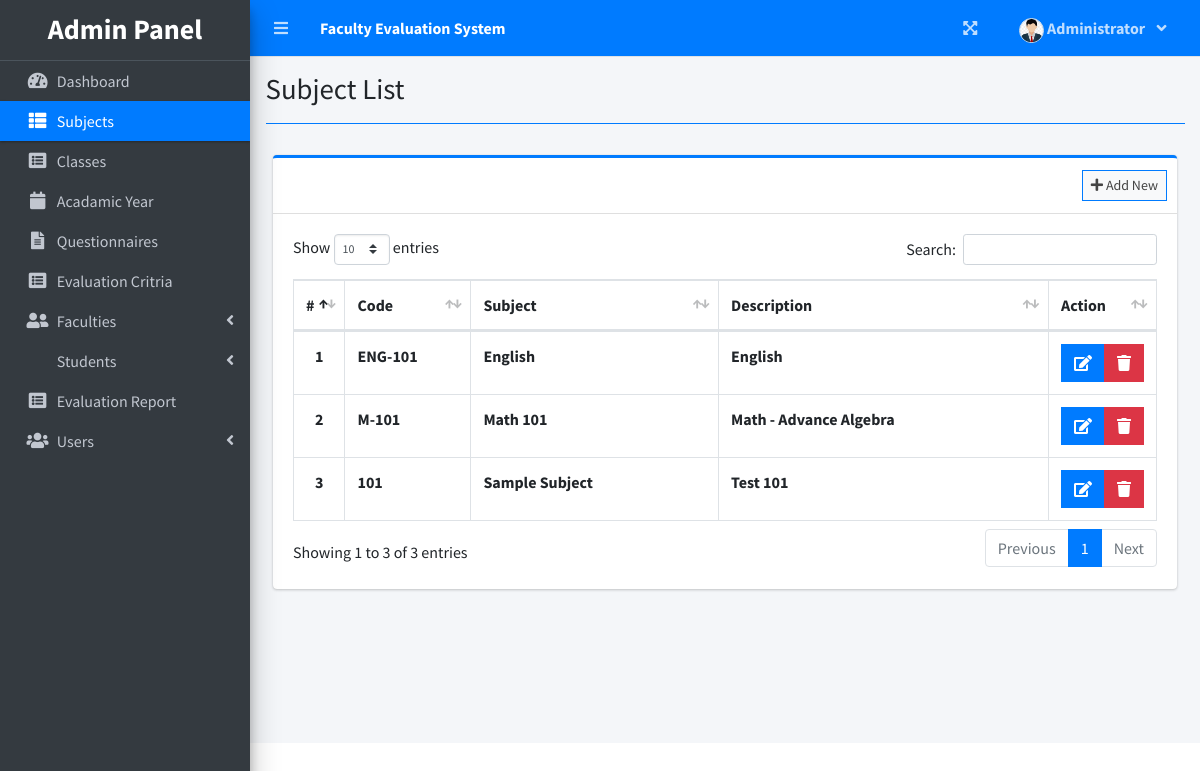
Screenshot of /index.php?page=subject_list (signed in) with the database file from the repository.
### tables this page shows
CREATE TABLE `subject_list` (
  `id` int(30) NOT NULL,
  `code` varchar(50) NOT NULL,
  `subject` text NOT NULL,
  `description` text NOT NULL
);

### admin/subject_list.php (the view, shortened to what this page needs)
<?php include'db_connect.php' ?>
<div class="col-lg-12">
	<div class="card card-outline card-primary">
		<div class="card-header">
			<div class="card-tools">
				<a class="btn btn-block btn-sm btn-default btn-flat border-primary new_subject" href="javascript:void(0)"><i class="fa fa-plus"></i> Add New</a>
			</div>
		</div>
		<div class="card-body">
			<table class="table tabe-hover table-bordered" id="list">
				<colgroup>
					<col width="5%">
					<col width="15%">
					<col width="30%">
					<col width="40%">
					<col width="15%">
				</colgroup>
				<thead>
					<tr>
						<th class="text-center">#</th>
						<th>Code</th>
						<th>Subject</th>
						<th>Description</th>
						<th>Action</th>
					</tr>
				</thead>
				<tbody>
					<?php
					$i = 1;
					$qry = $conn->query("SELECT * FROM subject_list order by subject asc ");
					while($row= $qry->fetch_assoc()):
					?>
					<tr>
						<th class="text-center"><?php echo $i++ ?></th>
						<td><b><?php echo $row['code'] ?></b></td>
						<td><b><?php echo $row['subject'] ?></b></td>
						<td><b><?php echo $row['description'] ?></b></td>
						<td class="text-center">
		                    <div class="btn-group">
		                        <a href="javascript:void(0)" data-id='<?php echo $row['id'] ?>' class="btn btn-primary btn-flat manage_subject">
		                          <i class="fas fa-edit"></i>
		                        </a>
		                        <button type="button" class="btn btn-danger btn-flat delete_subject" data-id="<?php echo $row['id'] ?>">
		                          <i class="fas fa-trash"></i>
		                        </button>
	                      </div>
						</td>
					</tr>
				<?php endwhile; ?>
				</tbody>
			</table>
		</div>
	</div>
</div>

### rows the page displays
subject_list: code "ENG-101", subject "English", description "English"
subject_list: code "M-101", subject "Math 101", description "Math - Advance Algebra"
subject_list: code "101", subject "Sample Subject", description "Test 101"

### other values shown
$_SESSION['system']['name'] "Faculty Evaluation System"
$_SESSION['login_firstname'] "Administrator"
$title "Subject List"
